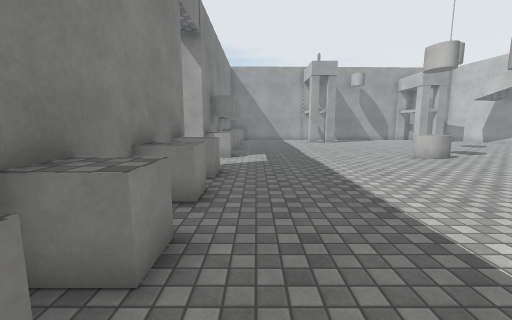
view 1 (above)

16 first-person views from a walk through a 3-D level made in the Unity game engine. The camera is 1.4 m above the floor, tilts 8° down and sees 90° across. The floor is counted in squares, 1 m on a side. Each view is taken from the middle of a square. On the plan, view 1 faces up. The plan holds only what a view shows up to about 13 squares ahead; the rest is blank. The place goes on beyond the plan. The player character is not drawn. Surface patterns are stand-ins for the level's own textures.

view 2
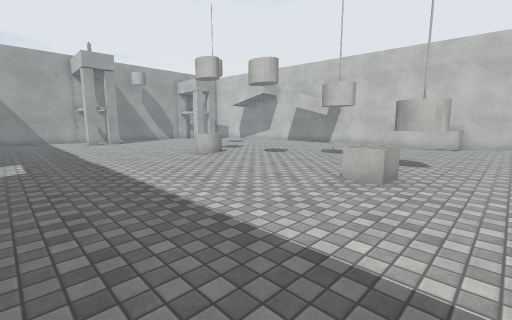

view 3
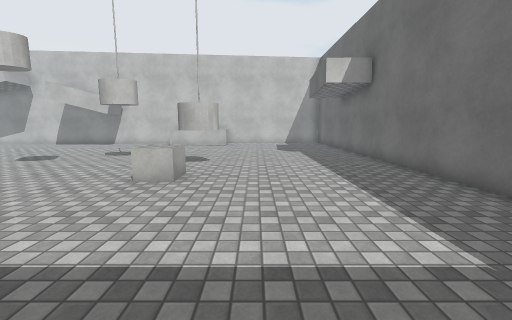

view 4
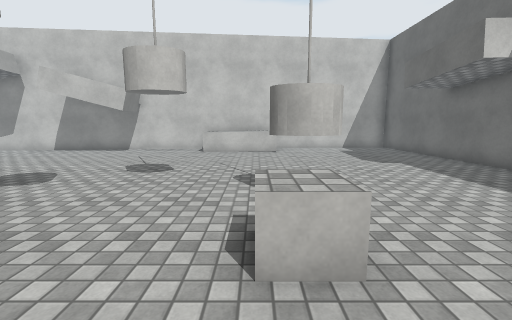

view 5
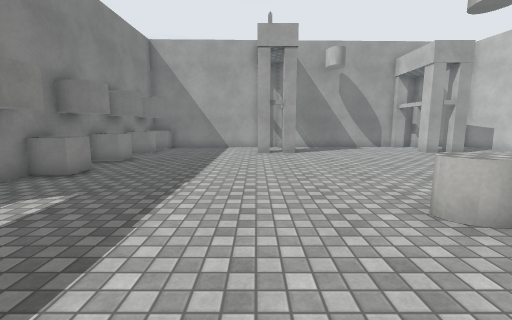

view 6
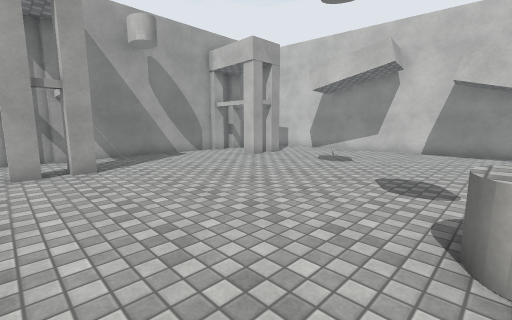

view 7
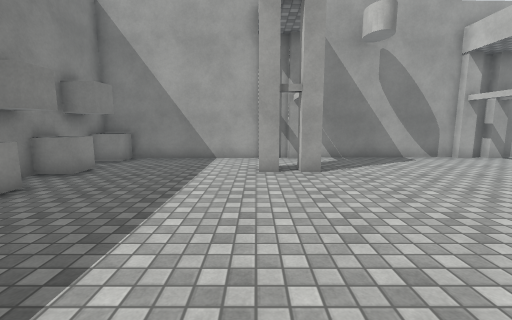

view 8
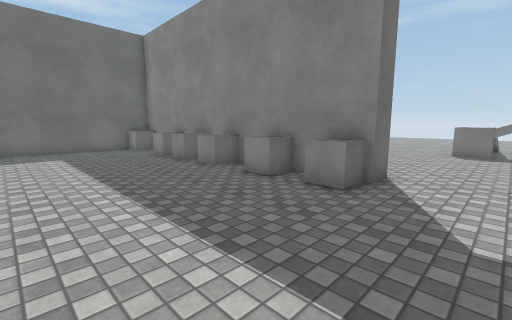

view 9
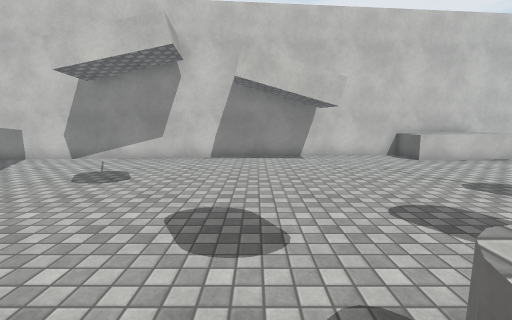

view 10
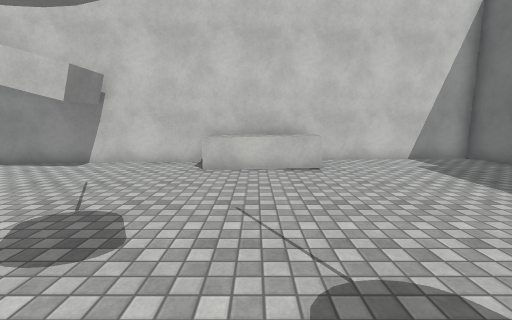

view 11
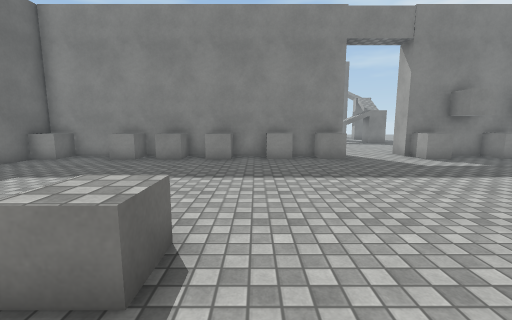

view 12
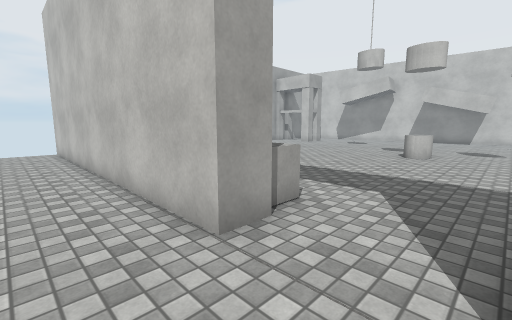

view 13
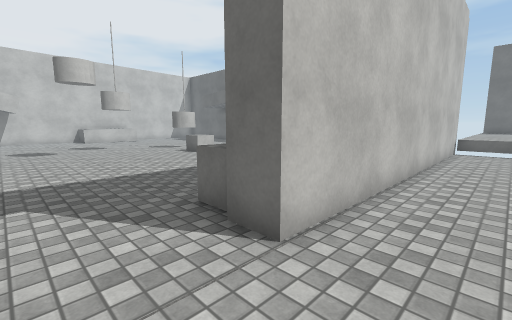

view 14
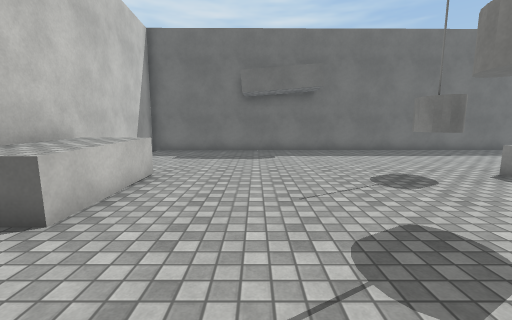

view 15
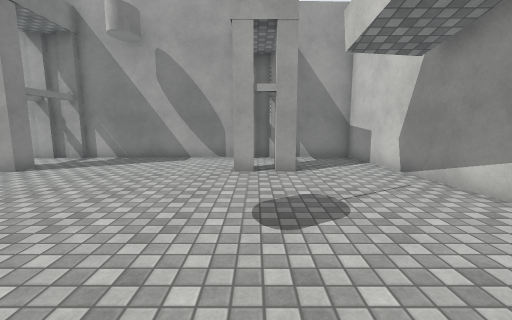

view 16
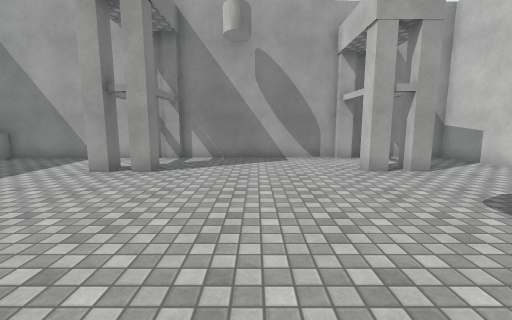

### Floor plan
Ten units are one square. View 1 is at (0, 0); x grows to the right and y downward. Boxes are objects, and circles mark ways between rooms. Rooms are numbered by the first view taken in them; rooms with no view inside come last. Other rooms are left out.
<svg viewBox="-56 -237 256 292">
<path fill="none" stroke="#000" d="M-24 -105 -32 -105M-32 -77 -21 -77 -21 -34M59 -201 59 -194 53 -194 53 -201M130 -194 124 -194 124 -202M-21 -6 -21 49 195 47M47 -201 47 -194 40 -194M142 -194 136 -194 136 -202M-21 -185 -21 -114M60 -225 52 -225M54 -226 46 -226M48 -225 40 -225M41 -226 -21 -225 -21 -204M124 -228 59 -227M195 44 173 -197M169 -19 169 -57 186 -57M-32 -105 -32 -232M-32 49 -32 -77M-51 50 -32 49M142 -225 136 -225M136 -228 129 -228M130 -225 124 -225M173 -197 170 -229 145 -229"/>
<rect x="-25" y="35" width="20" height="10" fill="#bbb"><title>cube</title></rect>
<rect x="-25" y="5" width="20" height="20" fill="#bbb"><title>cube</title></rect>
<rect x="-25" y="-15" width="20" height="20" fill="#bbb"><title>cube</title></rect>
<rect x="-25" y="-35" width="20" height="20" fill="#bbb"><title>cube</title></rect>
<rect x="-25" y="-55" width="20" height="10" fill="#bbb"><title>cube</title></rect>
<rect x="-25" y="-75" width="20" height="10" fill="#bbb"><title>cube</title></rect>
<rect x="-25" y="-125" width="20" height="20" fill="#bbb"><title>cube</title></rect>
<rect x="-25" y="-155" width="20" height="20" fill="#bbb"><title>cube</title></rect>
<rect x="-25" y="-175" width="20" height="10" fill="#bbb"><title>cube</title></rect>
<rect x="-25" y="-205" width="20" height="20" fill="#bbb"><title>cube</title></rect>
<rect x="-25" y="-225" width="20" height="10" fill="#bbb"><title>cube</title></rect>
<rect x="55" y="-35" width="20" height="20" fill="#bbb"><title>cube</title></rect>
<rect x="65" y="-115" width="20" height="20" fill="#bbb"><title>cylinder</title></rect>
<rect x="85" y="-35" width="10" height="30" fill="#bbb"><title>cylinder</title></rect>
<circle cx="-30" cy="-95" r="3" fill="#2a7"/>
<circle cx="130" cy="-200" r="3" fill="#2a7"/>
<circle cx="135" cy="-215" r="3" fill="#2a7"/>
<circle cx="155" cy="-200" r="3" fill="#2a7"/>
<text x="80" y="-80">1</text>
<text x="-50" y="-70">2</text>
<text x="150" y="-210">3</text>
</svg>
Room 1 opens to room 2. Room 1 opens to room 3.

Where each view was taken, in squares from view 1:
view 1: 0 up, 0 right, facing up
view 2: 0 up, 0 right, facing up-right
view 3: 0 up, 0 right, facing right
view 4: 3 up, 4 right, facing right
view 5: 7 up, 4 right, facing up
view 6: 11 up, 4 right, facing up-right
view 7: 12 up, 4 right, facing up
view 8: 10 up, 4 right, facing down-left
view 9: 12 up, 7 right, facing right
view 10: 4 up, 9 right, facing right
view 11: 4 up, 9 right, facing left
view 12: 8 up, 5 left, facing up-right
view 13: 10 up, 5 left, facing down-right
view 14: 9 up, 14 right, facing down
view 15: 12 up, 13 right, facing up
view 16: 12 up, 9 right, facing up
